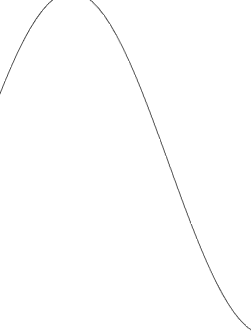
%> input picture figs/sine_src.png, 251 x 331 px
$ octave test_opticalFlow_1d.m   (GNU Octave 9; MATLAB toolbox functions it lacks are replaced by stand-ins)
%> lines starting %> are read from the running program, lines starting %| are printed output that depends on the picture
### scripts/backup/LKflow.m
%% Lukas-Kanade Optical Flow
% [7 lines of commented-out code are left out]
function estimated = LKflow(src, target, wsize, maxIter)
% LK neighborhood of (2*wsize+1) by (2*wsize+1)

% src = im2double(imread('../figs/b2.png'));
% target = im2double( imread('../figs/b3.png') );
% kernel_size = 50;

[m,n] = size(src);
nPixels = m*n;
figure; imshowpair(src, target);
title("original images");

%% Preprocessing
n_iter = 3; %how to decide this number?
%is there a relationship between niter and sigma in Gaussian blurring?
delta_t = 1/7;
kappa = 10;
option = 1;
[h,w] = size(src);

src = anisodiff2D( src, n_iter, delta_t, kappa, option);
target = anisodiff2D( target, n_iter, delta_t, kappa, option);

% figure;
% imshowpair(src, target, 'montage');
% title("after anisotropic diffusion blurring");

% IMPORTANT: ALL images are of data type DOUBLE in range [0,255]
d_kernel = [0.5 -0.5];
% d_kernel = (1/12)*[-1 8 0 -8 1]; *brb kernel\
% gKernel = gauss_kernel(2*wsize+1); %[1/16 1/8 1/16; 1/8 1/4 1/8; 1/16 1/8 1/16];
gKernel = [1/16 1/8 1/16; 1/8 1/4 1/8; 1/16 1/8 1/16];
U = zeros(m,n);
V = zeros(m,n);
for iter=1:maxIter
    %% Get gradients
    % [Ix, Iy] = imgradientxy(im1); % can't use it because tot. energy must
    % stay const which is not the way imgradientxy applied the sobel filter.

    Ix = conv2(src, d_kernel, 'same');
    Iy = conv2(src, d_kernel', 'same');
    It = target - src;

% [6 lines of commented-out code are left out]

    %% Use Gaussian as the weight within the window
    % Solve A'WAx = A'Wb where W_ii = wi to be assigned to the equation of
    % pixel q_i in the window of point p, w(p).
    % W will be taken care of by convolving the Ix.^2, Ix.*Iy, Iy.^2, Ix.*It,
    % Iy.*It matrices with nxn gaussian kernel.
    WIx2 = conv2(Ix.*Ix, gKernel, 'same');
    WIy2 = conv2(Iy.*Iy, gKernel, 'same');
    WIxIy = conv2(Ix.*Iy, gKernel, 'same');
    WIxIt = conv2(Ix.*It, gKernel, 'same');
    WIyIt = conv2(Iy.*It, gKernel, 'same');

    dU = zeros(h,w);
    dV = zeros(h,w);

    for c = 1:w
        for r = 1:h
            x = pinv([WIx2(r,c) WIy2(r,c); WIxIy(r,c) WIy2(r,c)]) * [-WIxIt(r,c);-WIyIt(r,c)];
            dU(r,c) = x(1);
            dV(r,c) = x(2);
        end
    end

    % Q: why is this better?
    dU = conv2(dU, gKernel, 'same');
    dV = conv2(dV, gKernel, 'same');
    dU = cutAtNStd(dU,2); dV = cutAtNStd(dV,2);
    figure;imshowpair(dU, dV, 'montage');title('U,V with 2*std cutoff');
    %warp src using dU and dV
    warped = warp(src, dU, dV);

    figure;
    imshowpair(src, warped);
    title(sprintf('after %d iter', iter));

    figure;
    imshow(dU,[]);
    title(sprintf('U; wsize,iter = %d,%d', wsize, iter));

    figure;
    imshow(dV,[]);
    title(sprintf('V; wsize,iter = %d,%d', wsize,iter));

    U = U + dU;
    V = V + dV;
    src = warped;

end

estimated = src;
end

### scripts/utils/anisodiff2D.m
function [diff_im] = anisodiff2D(im, num_iter, delta_t, kappa, option)
%ANISODIFF2D Conventional anisotropic diffusion
%   DIFF_IM = ANISODIFF2D(IM, NUM_ITER, DELTA_T, KAPPA, OPTION) perfoms
%   conventional anisotropic diffusion (Perona & Malik) upon a gray scale
%   image. A 2D network structure of 8 neighboring nodes is considered for
%   diffusion conduction.
%
%       ARGUMENT DESCRIPTION:
%               IM       - gray scale image (MxN).
%               NUM_ITER - number of iterations.
%               DELTA_T  - integration constant (0 <= delta_t <= 1/7).
%                          Usually, due to numerical stability this
%                          parameter is set to its maximum value.
%               KAPPA    - gradient modulus threshold that controls the conduction.
%               OPTION   - conduction coefficient functions proposed by Perona & Malik:
%                          1 - c(x,y,t) = exp(-(nablaI/kappa).^2),
%                              privileges high-contrast edges over low-contrast ones.
%                          2 - c(x,y,t) = 1./(1 + (nablaI/kappa).^2),
%                              privileges wide regions over smaller ones.
%
%       OUTPUT DESCRIPTION:
%                DIFF_IM - (diffused) image with the largest scale-space parameter.
%
%   Example
%   -------------
%   s = phantom(512) + randn(512);
%   num_iter = 15;
%   delta_t = 1/7;
%   kappa = 30;
%   option = 2;
%   ad = anisodiff2D(s,num_iter,delta_t,kappa,option);
%   figure, subplot 121, imshow(s,[]), subplot 122, imshow(ad,[])
%
% See also anisodiff1D, anisodiff3D.

% References:
%   P. Perona and J. Malik.
%   Scale-Space and Edge Detection Using Anisotropic Diffusion.
%   IEEE Transactions on Pattern Analysis and Machine Intelligence,
%   12(7):629-639, July 1990.
%
%   G. Grieg, O. Kubler, R. Kikinis, and F. A. Jolesz.
%   Nonlinear Anisotropic Filtering of MRI Data.
%   IEEE Transactions on Medical Imaging,
%   11(2):221-232, June 1992.
%
%   MATLAB implementation based on Peter Kovesi's anisodiff(.):
%   P. D. Kovesi. MATLAB and Octave Functions for Computer Vision and Image Processing.
%   School of Computer Science & Software Engineering,
%   The University of Western Australia. Available from:
%   <http://www.csse.uwa.edu.au/~pk/research/matlabfns/>.
%
% Credits:
% Daniel Simoes Lopes
% ICIST
% Instituto Superior Tecnico - Universidade Tecnica de Lisboa
% danlopes (at) civil ist utl pt
% http://www.civil.ist.utl.pt/~danlopes
%
% May 2007 original version.

% Convert input image to double.
im = double(im);

% PDE (partial differential equation) initial condition.
diff_im = im;

% Center pixel distances.
dx = 1;
dy = 1;
dd = sqrt(2);

% 2D convolution masks - finite differences.
hN = [0 1 0; 0 -1 0; 0 0 0];
hS = [0 0 0; 0 -1 0; 0 1 0];
hE = [0 0 0; 0 -1 1; 0 0 0];
hW = [0 0 0; 1 -1 0; 0 0 0];
hNE = [0 0 1; 0 -1 0; 0 0 0];
hSE = [0 0 0; 0 -1 0; 0 0 1];
hSW = [0 0 0; 0 -1 0; 1 0 0];
hNW = [1 0 0; 0 -1 0; 0 0 0];

% Anisotropic diffusion.
for t = 1:num_iter

        % Finite differences. [imfilter(.,.,'conv') can be replaced by conv2(.,.,'same')]
        nablaN = imfilter(diff_im,hN,'conv');
        nablaS = imfilter(diff_im,hS,'conv');
        nablaW = imfilter(diff_im,hW,'conv');
        nablaE = imfilter(diff_im,hE,'conv');
        nablaNE = imfilter(diff_im,hNE,'conv');
        nablaSE = imfilter(diff_im,hSE,'conv');
        nablaSW = imfilter(diff_im,hSW,'conv');
        nablaNW = imfilter(diff_im,hNW,'conv');

        % Diffusion function.
        if option == 1
            cN = exp(-(nablaN/kappa).^2);
            cS = exp(-(nablaS/kappa).^2);
            cW = exp(-(nablaW/kappa).^2);
            cE = exp(-(nablaE/kappa).^2);
            cNE = exp(-(nablaNE/kappa).^2);
            cSE = exp(-(nablaSE/kappa).^2);
            cSW = exp(-(nablaSW/kappa).^2);
            cNW = exp(-(nablaNW/kappa).^2);
        elseif option == 2
            cN = 1./(1 + (nablaN/kappa).^2);
            cS = 1./(1 + (nablaS/kappa).^2);
            cW = 1./(1 + (nablaW/kappa).^2);
            cE = 1./(1 + (nablaE/kappa).^2);
            cNE = 1./(1 + (nablaNE/kappa).^2);
            cSE = 1./(1 + (nablaSE/kappa).^2);
            cSW = 1./(1 + (nablaSW/kappa).^2);
            cNW = 1./(1 + (nablaNW/kappa).^2);
        end

        % Discrete PDE solution.
        diff_im = diff_im + ...
                  delta_t*(...
                  (1/(dy^2))*cN.*nablaN + (1/(dy^2))*cS.*nablaS + ...
                  (1/(dx^2))*cW.*nablaW + (1/(dx^2))*cE.*nablaE + ...
                  (1/(dd^2))*cNE.*nablaNE + (1/(dd^2))*cSE.*nablaSE + ...
                  (1/(dd^2))*cSW.*nablaSW + (1/(dd^2))*cNW.*nablaNW );

        % Iteration warning.
        fprintf('\rIteration %d\n',t);


% [10 lines of commented-out code are left out]
end

### scripts/utils/cutAtNStd.m
function A = cutAtNStd(A, N, val)
% Change elemnts of A that is N std away from the mean to val
    if ~exist('N', 'var') ||  isempty(N)
       N = 3;
    end

    if ~exist('val', 'var') ||  isempty(val)
       val = 0;
    end

    mu = mean2(A);
    stdDiv = std2(A);
    A(A > mu + N*stdDiv | A < mu - N*stdDiv) = val;
end

### scripts/test/test_opticalFlow_1d.m
%simple optical flow test
%% Create 1D function images
x = 0:0.1:2*pi;
% im1 = sin(x);
% im2 = sin(x+pi/3);
figure;
plot(x, im1, 'r');
%> (this line was passed over: im1 is not available in this run)
% [4 lines of commented-out code are left out]

%%
src = im2double(imread('../figs/sine_src.png'));
%> src: size 331x251 double; min 0.298, max 1, mean 0.996
target = im2double(imread('../figs/sine_target.png'));
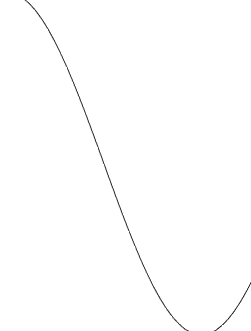
%> input picture figs/sine_target.png, 251 x 331 px
%> target: size 331x251 double; min 0.114, max 1, mean 0.996
figure;
imshowpair(src, target);
title('originals w/ groundtruth translation of pi/3');
%% LK optical flow
estimated = LKflow(src, target,1,10);
%> after the loop in anisodiff2D, `for t = 1:num_iter`:
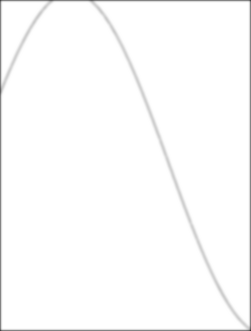
%> diff_im: size 331x251 double; min 0.218, max 1, mean 0.987
%> call 2 of anisodiff2D, with num_iter = 3, delta_t = 0.143, kappa = 10, option = 1
%> the loop in anisodiff2D (call 2), `for t = 1:num_iter` made 3 passes
%> pass 1, in anisodiff2D (call 2), `nablaE = imfilter(diff_im,hE,'conv');`:
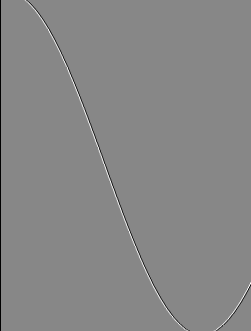
%> nablaE: size 331x251 double; min -1, max 0.886, mean -0.00396; drawn with min black and max white
%> after the loop in anisodiff2D (call 2), `for t = 1:num_iter`:
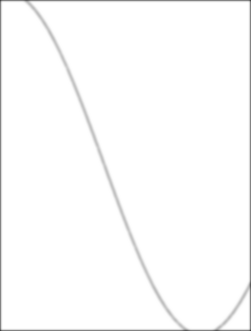
%> diff_im: size 331x251 double; min 0.266, max 1, mean 0.987
%> the loop in LKflow, `for iter=1:maxIter` made 2 passes
%> pass 1, in LKflow, `Ix = conv2(src, d_kernel, 'same');`:
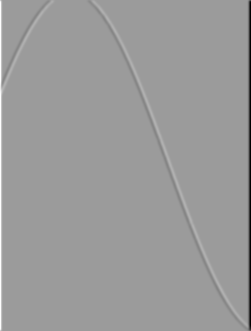
%> Ix: size 331x251 double; min -0.259, max 0.166, mean -0.00102; drawn with min black and max white
%> pass 1, in LKflow, `It = target - src;`:
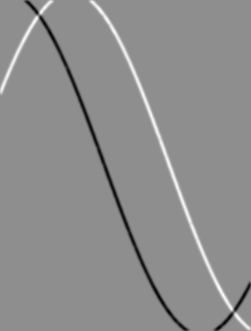
%> It: size 331x251 double; min -0.259, max 0.204, mean -0.000548; drawn with min black and max white
%> pass 1, in LKflow, `WIx2 = conv2(Ix.*Ix, gKernel, 'same');`:
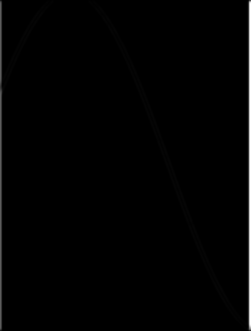
%> WIx2: size 331x251 double; min 0, max 0.0404, mean 0.000443; drawn with min black and max white
%> the run ends on the next line
